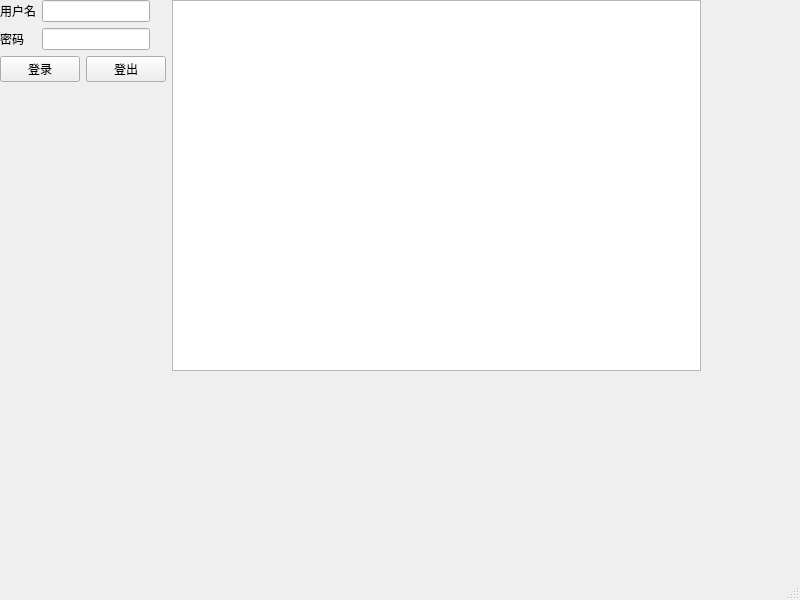
<?xml version="1.0" encoding="UTF-8"?>
<ui version="4.0">
 <class>MainWindow</class>
 <widget class="QMainWindow" name="MainWindow">
  <property name="geometry">
   <rect>
    <x>0</x>
    <y>0</y>
    <width>800</width>
    <height>600</height>
   </rect>
  </property>
  <property name="windowTitle">
   <string>MainWindow</string>
  </property>
  <widget class="QWidget" name="centralwidget">
   <widget class="QWidget" name="formLayoutWidget_4">
    <property name="geometry">
     <rect>
      <x>0</x>
      <y>0</y>
      <width>701</width>
      <height>371</height>
     </rect>
    </property>
    <layout class="QFormLayout" name="formLayout_6">
     <item row="0" column="1">
      <widget class="QListView" name="listView"/>
     </item>
     <item row="0" column="0">
      <layout class="QFormLayout" name="formLayout_2">
       <item row="0" column="0">
        <layout class="QFormLayout" name="formLayout">
         <item row="0" column="0">
          <widget class="QLabel" name="label">
           <property name="text">
            <string>用户名</string>
           </property>
          </widget>
         </item>
         <item row="0" column="1">
          <widget class="QLineEdit" name="lineEdit"/>
         </item>
         <item row="1" column="0">
          <widget class="QLabel" name="label_2">
           <property name="text">
            <string>密码</string>
           </property>
          </widget>
         </item>
         <item row="1" column="1">
          <widget class="QLineEdit" name="lineEdit_2"/>
         </item>
        </layout>
       </item>
       <item row="1" column="0">
        <layout class="QFormLayout" name="formLayout_5">
         <item row="0" column="0">
          <widget class="QPushButton" name="pushButton">
           <property name="text">
            <string>登录</string>
           </property>
          </widget>
         </item>
         <item row="0" column="1">
          <widget class="QPushButton" name="pushButton_2">
           <property name="text">
            <string>登出</string>
           </property>
          </widget>
         </item>
        </layout>
       </item>
      </layout>
     </item>
    </layout>
   </widget>
  </widget>
  <widget class="QMenuBar" name="menubar">
   <property name="geometry">
    <rect>
     <x>0</x>
     <y>0</y>
     <width>800</width>
     <height>33</height>
    </rect>
   </property>
  </widget>
  <widget class="QStatusBar" name="statusbar"/>
 </widget>
 <resources/>
 <connections/>
</ui>
